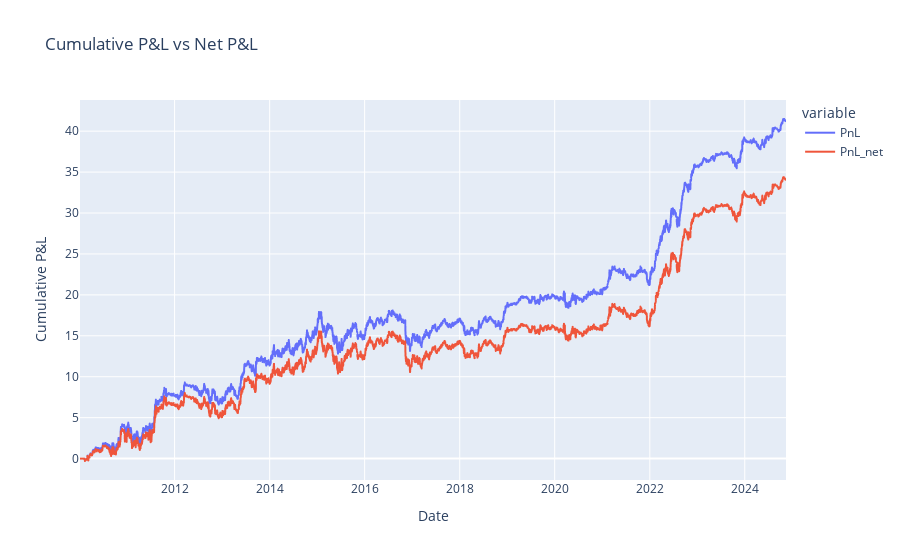

The cell this chart's notebook holds for it:
### Code cell
lissage = 20
verbose = True
pnl_flat = compute_backtest(
      model, ALL_CPNS, lissage, bid_to_mid, equiweights, MR , 
        n_components, verbose, oas_bloom_filter)

### Figure 1 — Plotly figure (JSON) as saved in the notebook; plotly's stock layout.template omitted (floating-point values rounded to 4 significant figures; data arrays with more than 128 entries replaced by an {"elided": "..."} marker saying what was removed)
{"data": [{"hovertemplate": "variable=PnL<br>Dates=%{x}<br>Cumulative P&L=%{y}<extra></extra>", "legendgroup": "PnL", "line": {"color": "#636efa", "dash": "solid"}, "marker": {"symbol": "circle"}, "mode": "lines", "name": "PnL", "showlegend": true, "type": "scattergl", "x": {"elided": "3716 str values"}, "xaxis": "x", "y": {"elided": "3716 float values"}, "yaxis": "y"}, {"hovertemplate": "variable=PnL_net<br>Dates=%{x}<br>Cumulative P&L=%{y}<extra></extra>", "legendgroup": "PnL_net", "line": {"color": "#EF553B", "dash": "solid"}, "marker": {"symbol": "circle"}, "mode": "lines", "name": "PnL_net", "showlegend": true, "type": "scattergl", "x": {"elided": "3716 str values"}, "xaxis": "x", "y": {"elided": "3716 float values"}, "yaxis": "y"}], "layout": {"legend": {"title": {"text": "variable"}, "tracegroupgap": 0}, "title": {"text": "Cumulative P&L vs Net P&L"}, "xaxis": {"anchor": "y", "domain": [0, 1], "title": {"text": "Date"}}, "yaxis": {"anchor": "x", "domain": [0, 1], "title": {"text": "Cumulative P&L"}}}}
